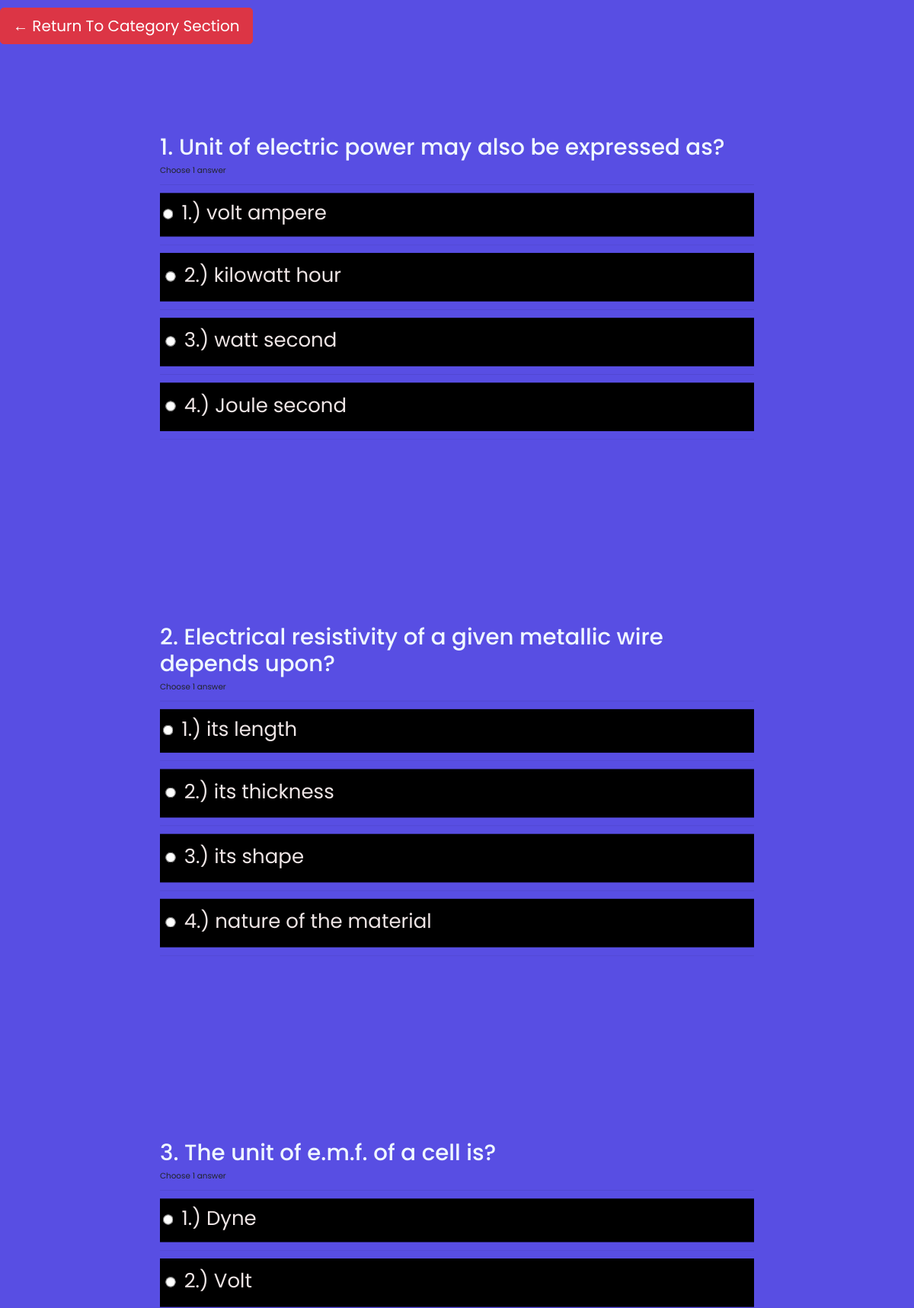
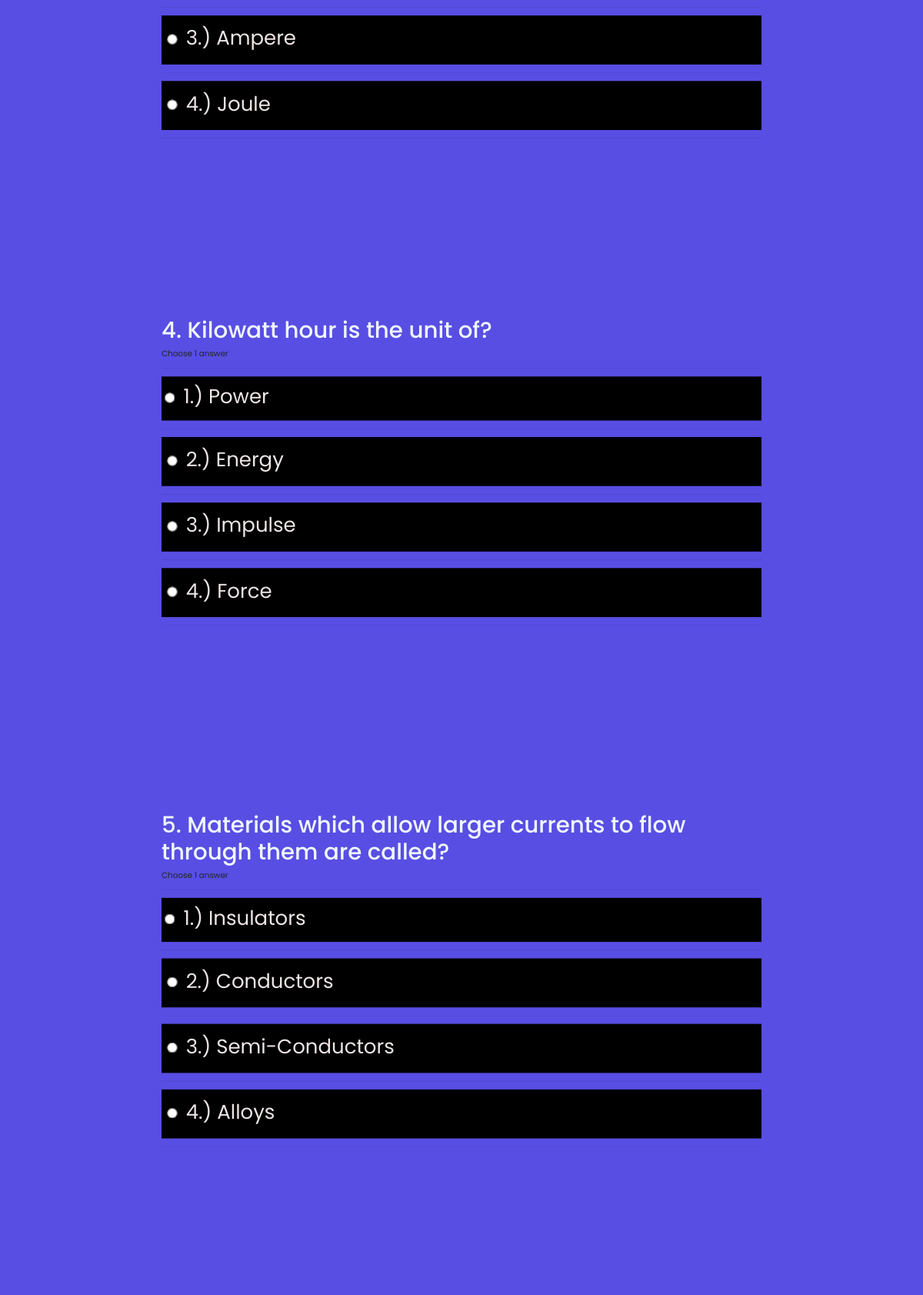
/4 (upper part), run on the app's committed database (2 pictures, top to bottom).
### mcq/models.py (models this page shows, shortened)
class Questions(models.Model):
    category = models.ForeignKey(Category, on_delete=models.CASCADE)
    question = models.CharField(max_length=200)
    answer = models.IntegerField()
    first_option = models.CharField(max_length=100)
    second_option = models.CharField(max_length=100)
    third_option = models.CharField(max_length=100, blank=True)
    fourth_option = models.CharField(max_length=100, blank=True)
    class Meta:
        db_table = 'questions'

### mcq/views.py (the view)
# urls.py: path('<int:id>', views.quiz),
def quiz(request, id):
    quiz_questions = Questions.objects.filter(category=id)[:10]
    questions = []
    datas = {'questions': questions}
    for quiz_question in quiz_questions:
        question = {}
        question['questions'] = quiz_question.question
        question['answers'] = quiz_question.answer
        question['id'] = quiz_question.id
        options = []
        options.append(quiz_question.first_option)
        options.append(quiz_question.second_option)
        options.append(quiz_question.third_option)
        options.append(quiz_question.fourth_option)
        question['options'] = options
        questions.append(question)
    return render(request, 'quiz.html', datas)

### templates/quiz.html (shortened to what this page needs)
<!DOCTYPE html>
<html lang="en">
<head>
<link rel="stylesheet" href="https://maxcdn.bootstrapcdn.com/bootstrap/4.5.2/css/bootstrap.min.css">
</head>
<body>
    <div class='return'>
        <a href='/category' class='btn btn-danger btn-lg'> &larr; Return To Category Section</a>
    </div>
    {% for data in questions %}
    <form action="#" method="POST">
    <div style='transform: scale(0.65); position: relative; top: 10px;'>
      <div class='question'>  <h3> {{forloop.counter}}.  {{ data.questions }}</h3></div>
        <p>Choose 1 answer</p>
        <div id='block-11' style='padding: 5px;color:rgb(238, 229, 229);background-color:black'>
          <label for='option-11' style=' padding: 5px; font-size: 2.5rem;'>
            <input type='radio' class='rb'  name='{{data.id}}' value=' {{data.options.0}}' id='option1' style='transform: scale(1.6); margin-right: 10px; vertical-align: middle; margin-top: -2px;' />
            1.) {{data.options.0}}</label>
        </div>
        <div id='block-12' style='padding: 10px;color:rgb(238, 229, 229);background-color:black''>
          <label for='option-12' style=' padding: 5px; font-size: 2.5rem;'>
            <input type='radio' class='rb'  name='{{data.id}}' value=' {{data.options.1}}' id='option2' style='transform: scale(1.6); margin-right: 10px; vertical-align: middle; margin-top: -2px;' />
            2.) {{data.options.1}}</label>
        </div>
        <div id='block-13' style='padding: 10px;color:rgb(238, 229, 229);background-color:black''>
          <label for='option-13' style=' padding: 5px; font-size: 2.5rem;'>
            <input type='radio' class='rb'  name='{{data.id}}' value=' {{data.options.2}}' id='option3' style='transform: scale(1.6); margin-right: 10px; vertical-align: middle; margin-top: -2px;' />
           3.) {{data.options.2}}</label>
        </div>
        <div id='block-14' style='padding: 10px;color:rgb(238, 229, 229);background-color:black''>
          <label for='option-14' style=' padding: 5px; font-size: 2.5rem;'>
            <input type='radio' class='rb'  name='{{data.id}}' value=' {{data.options.3}}' id='option4' style='transform: scale(1.6); margin-right: 10px; vertical-align: middle; margin-top: -2px;' />
           4.) {{data.options.3}}</label>
        </div>
      </div>
      {% endfor %}
      </form>
</body>
</html>

### templates/quiz.html (style rules this page uses)
body { margin:0; padding:0; box-sizing: border-box; font-family: 'Poppins', sans-serif; background:rgba(38, 25, 219, 0.767) }
.question h3 { font-family:'Poppins', sans-serif ; font-size:45px; color: aliceblue; }
.return { padding-top: 10px; }

### data on the page
Questions: questions "Unit of electric power may also be expressed as?", options.0 "volt ampere", options.1 "kilowatt hour", options.2 "watt second", options.3 "Joule second"
Questions: questions "Electrical resistivity of a given metallic wire depends upon?", options.0 "its length", options.1 "its thickness", options.2 "its shape", options.3 "nature of the material"
Questions: questions "The unit of e.m.f. of a cell is?", options.0 "Dyne", options.1 "Volt", options.2 "Ampere", options.3 "Joule"
Questions: questions "Kilowatt hour is the unit of?", options.0 "Power", options.1 "Energy", options.2 "Impulse", options.3 "Force"
Questions: questions "Materials which allow larger currents to flow through them are called?", options.0 "Insulators", options.1 "Conductors", options.2 "Semi-Conductors", options.3 "Alloys"
